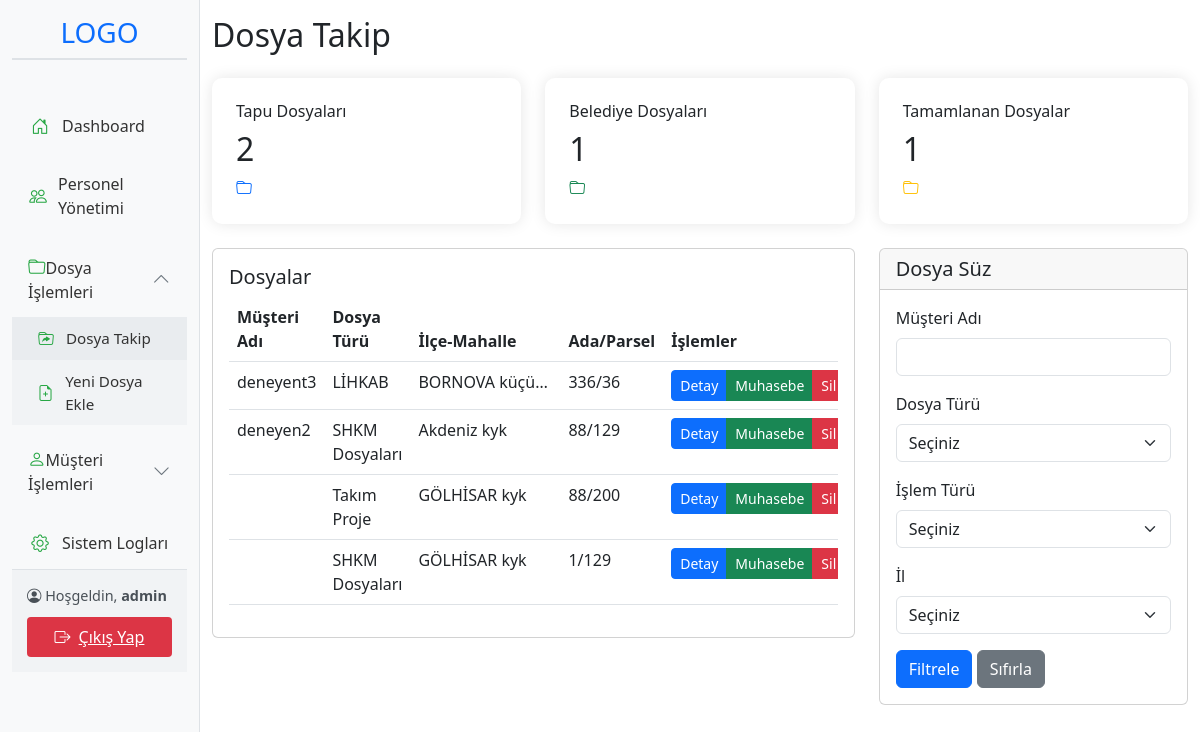
Screenshot of /dosya_takip.php (signed in) with the database file from the repository.
### tables this page shows
CREATE TABLE `dosyalar` (
  `dosya_id` int(11) NOT NULL,
  `izin_id` int(11) DEFAULT NULL,
  `personel_id` int(11) DEFAULT NULL,
  `musteri_id` int(11) DEFAULT NULL,
  `olusturma_tarihi` timestamp NOT NULL DEFAULT current_timestamp(),
  `islem_turu` varchar(50) NOT NULL,
  `dosya_turu` varchar(50) NOT NULL,
  `il` varchar(50) NOT NULL,
  `ilce` varchar(50) NOT NULL,
  `mahalle` varchar(50) NOT NULL,
  `ada` varchar(50) DEFAULT NULL,
  `parsel` varchar(50) DEFAULT NULL,
  `dosya_durumu` enum('Hazırlandı','Belediyede','Kadastroda','Diğer','Tamamlandı') NOT NULL
);

CREATE TABLE `musteriler` (
  `musteri_id` int(11) NOT NULL,
  `musteri_turu` enum('Gerçek Kişi','Tüzel kişi') NOT NULL,
  `musteri_adi` varchar(100) NOT NULL,
  `tc_kimlik_no` char(11) DEFAULT NULL,
  `telefon` varchar(15) NOT NULL,
  `email` varchar(100) DEFAULT NULL,
  `fatura_adresi` text NOT NULL,
  `firma_adi` varchar(100) DEFAULT NULL,
  `vergi_dairesi` varchar(100) DEFAULT NULL,
  `vergi_no` varchar(20) DEFAULT NULL
);

### dosya_takip.php (the view, shortened to what this page needs)
<?php
$database = new Database();
$db = $database->getConnection();
$where = "1=1";
$params = array();
$query = "SELECT d.*, m.musteri_adi
          FROM dosyalar d
          LEFT JOIN musteriler m ON d.musteri_id = m.musteri_id
          WHERE $where
          ORDER BY d.olusturma_tarihi DESC";
$stmt = $db->prepare($query);
$stmt->execute($params);
$dosyalar = $stmt->fetchAll(PDO::FETCH_ASSOC);
$shkm_count = count(array_filter($dosyalar, function($d) { return $d['dosya_turu'] == 'SHKM Dosyaları'; }));
$lihkab_count = count(array_filter($dosyalar, function($d) { return $d['dosya_turu'] == 'LİHKAB'; }));
$takim_proje_count = count(array_filter($dosyalar, function($d) { return $d['dosya_turu'] == 'Takım Proje'; }));
?>
<!DOCTYPE html>
<html lang="tr">
<head>
    <link href="https://cdn.jsdelivr.net/npm/bootstrap@5.3.0/dist/css/bootstrap.min.css" rel="stylesheet">
    <link href="https://cdn.jsdelivr.net/npm/bootstrap-icons@1.11.0/font/bootstrap-icons.css" rel="stylesheet">
</head>
<body>
    <div class="container-fluid">
        <div class="row">
            <?php include 'sidebar.php'; ?>
            <div class="col-md-10 py-3">
                <h2 class="mb-4">Dosya Takip</h2>
                <div class="row mb-4">
                    <div class="col-md-4">
                        <div class="stats-card bg-white">
                            <h6>Tapu Dosyaları</h6>
                            <h2><?php echo $shkm_count; ?></h2>
                            <i class="bi bi-folder text-primary"></i>
                        </div>
                    </div>
                    <div class="col-md-4">
                        <div class="stats-card bg-white">
                            <h6>Belediye Dosyaları</h6>
                            <h2><?php echo $lihkab_count; ?></h2>
                            <i class="bi bi-folder text-success"></i>
                        </div>
                    </div>
                    <div class="col-md-4">
                        <div class="stats-card bg-white">
                            <h6>Tamamlanan Dosyalar</h6>
                            <h2><?php echo $takim_proje_count; ?></h2>
                            <i class="bi bi-folder text-warning"></i>
                        </div>
                    </div>
                </div>
                <div class="row">
                    <div class="col-md-8">
                        <div class="card">
                            <div class="card-body">
                                <h5 class="card-title">Dosyalar</h5>
                                <div class="table-responsive">
                                    <table class="table table-hover">
                                        <thead>
                                            <tr>
                                                <th style="width: 25%">Müşteri Adı</th>
                                                <th style="width: 15%">Dosya Türü</th>
                                                <th style="width: 25%">İlçe-Mahalle</th>
                                                <th style="width: 15%">Ada/Parsel</th>
                                                <th style="width: 20%">İşlemler</th>
                                            </tr>
                                        </thead>
                                        <tbody>
                                            <?php foreach ($dosyalar as $dosya): ?>
                                            <tr>
                                                <td class="text-truncate" style="max-width: 200px;" title="<?php echo htmlspecialchars($dosya['musteri_adi']); ?>">
                                                    <?php echo htmlspecialchars($dosya['musteri_adi']); ?>
                                                </td>
                                                <td><?php echo htmlspecialchars($dosya['dosya_turu']); ?></td>
                                                <td class="text-truncate" style="max-width: 150px;" title="<?php echo htmlspecialchars($dosya['ilce'] . ' ' . $dosya['mahalle']); ?>">
                                                    <?php echo htmlspecialchars($dosya['ilce'] . ' ' . $dosya['mahalle']); ?>
                                                </td>
                                                <td><?php echo htmlspecialchars($dosya['ada'] . '/' . $dosya['parsel']); ?></td>
                                                <td>
                                                    <div class="btn-group btn-group-sm">
                                                    <a href="file_detay.php?dosya_id=<?php echo $dosya['dosya_id']; ?>" class="btn btn-primary">
    Detay
</a>
                                                        <button class="btn btn-success" onclick="showMuhasebeDetay(<?php echo $dosya['dosya_id']; ?>)">
                                                            Muhasebe
                                                        </button>
                                                        <button class="btn btn-danger">
                                                            Sil
                                                        </button>
                                                    </div>
                                                </td>
                                            </tr>
                                            <?php endforeach; ?>
                                        </tbody>
                                    </table>
                                </div>
                            </div>
                        </div>
                    </div>
                    <div class="col-md-4">
                        <div class="card">
                            <div class="card-header">
                                <h5 class="card-title mb-0">Dosya Süz</h5>
                            </div>
                            <div class="card-body">
                                <form method="GET" class="row g-3">
                                    <div class="col-md-12">
                                        <label class="form-label">Müşteri Adı</label>
                                        <input type="text" name="musteri_adi" class="form-control" value="<?php echo $_GET['musteri_adi'] ?? ''; ?>">
                                    </div>
                                    <div class="col-md-12">
                                        <label class="form-label">Dosya Türü</label>
                                        <select name="dosya_turu" class="form-select">
                                            <option value="">Seçiniz</option>
                                        </select>
                                    </div>
                                    <div class="col-md-12">
                                        <label class="form-label">İşlem Türü</label>
                                        <select name="islem_turu" class="form-select">
                                            <option value="">Seçiniz</option>
                                        </select>
                                    </div>
                                    <div class="col-md-12">
                                        <label class="form-label">İl</label>
                                        <select name="il" class="form-select">
                                            <option value="">Seçiniz</option>
                                        </select>
                                    </div>
                                    <div class="col-12">
                                        <button type="submit" class="btn btn-primary">Filtrele</button>
                                        <a href="dosya_takip.php" class="btn btn-secondary">Sıfırla</a>
                                    </div>
                                </form>
                            </div>
                        </div>
                    </div>
                </div>
            </div>
        </div>
    </div>
</body>
</html>

### dosya_takip.php (style rules this page uses)
.stats-card { border-radius: 10px; padding: 1.5rem; box-shadow: 0 0 15px rgba(0,0,0,0.1); }

### rows the page displays
dosyalar: musteri.musteri_adi "deneyent3", dosya_turu "LİHKAB", ilce+mahalle "BORNOVA küçü…", ada+parsel "336/36"
dosyalar: musteri.musteri_adi "deneyen2", dosya_turu "SHKM Dosyaları", ilce+mahalle "Akdeniz kyk", ada+parsel "88/129"
dosyalar: dosya_turu "Takım Proje", ilce+mahalle "GÖLHİSAR kyk", ada+parsel "88/200"
dosyalar: dosya_turu "SHKM Dosyaları", ilce+mahalle "GÖLHİSAR kyk", ada+parsel "1/129"

### other values shown
$kullanici_adi "admin"
$shkm_count "2"
$lihkab_count "1"
$takim_proje_count "1"
